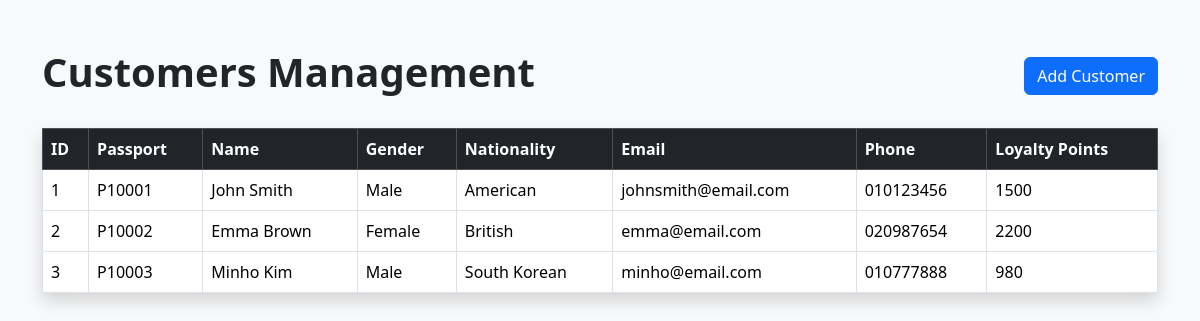
The app's page /customers/view_customers.php with its own data.
### tables this page shows
CREATE TABLE Customer (
    customer_id INT AUTO_INCREMENT PRIMARY KEY,

    passport_number VARCHAR(30) UNIQUE NOT NULL,

    first_name VARCHAR(50) NOT NULL,

    last_name VARCHAR(50) NOT NULL,

    gender ENUM(
        'Male',
        'Female',
        'Other'
    ),

    nationality VARCHAR(50),

    date_of_birth DATE,

    phone_number VARCHAR(20),

    email VARCHAR(100),

    address TEXT,

    emergency_contact VARCHAR(100),

    loyalty_points INT DEFAULT 0,

    created_at TIMESTAMP DEFAULT CURRENT_TIMESTAMP
);

### customers/view_customers.php (the view, shortened to what this page needs)
<?php
include("../config/db.php");
$query = "SELECT * FROM Customer";
$result = mysqli_query($conn, $query);
?>
<!DOCTYPE html>
<html>
<head>
    <link href="https://cdn.jsdelivr.net/npm/bootstrap@5.3.3/dist/css/bootstrap.min.css" rel="stylesheet">
</head>
<body class="bg-light">
<div class="container mt-5">
    <div class="d-flex justify-content-between align-items-center mb-4">
        <h1 class="fw-bold">
            Customers Management
        </h1>
        <a href="add_customer.php"
           class="btn btn-primary">
            Add Customer
        </a>
    </div>
    <table class="table table-bordered table-hover shadow bg-white">
        <thead class="table-dark">
        <tr>
            <th>ID</th>
            <th>Passport</th>
            <th>Name</th>
            <th>Gender</th>
            <th>Nationality</th>
            <th>Email</th>
            <th>Phone</th>
            <th>Loyalty Points</th>
        </tr>
        </thead>
        <tbody>
        <?php while($row = mysqli_fetch_assoc($result)) { ?>
        <tr>
            <td>
                <?php echo $row['customer_id']; ?>
            </td>
            <td>
                <?php echo $row['passport_number']; ?>
            </td>
            <td>
                <?php echo $row['first_name']; ?>
                <?php echo $row['last_name']; ?>
            </td>
            <td>
                <?php echo $row['gender']; ?>
            </td>
            <td>
                <?php echo $row['nationality']; ?>
            </td>
            <td>
                <?php echo $row['email']; ?>
            </td>
            <td>
                <?php echo $row['phone_number']; ?>
            </td>
            <td>
                <?php echo $row['loyalty_points']; ?>
            </td>
        </tr>
        <?php } ?>
        </tbody>
    </table>
</div>
</body>
</html>

### records on screen
customer: customer_id "1", passport_number "P10001", first_name "John", last_name "Smith", gender "Male", nationality "American", email "johnsmith@email.com", phone_number "010123456", loyalty_points "1500"
customer: customer_id "2", passport_number "P10002", first_name "Emma", last_name "Brown", gender "Female", nationality "British", email "emma@email.com", phone_number "020987654", loyalty_points "2200"
customer: customer_id "3", passport_number "P10003", first_name "Minho", last_name "Kim", gender "Male", nationality "South Korean", email "minho@email.com", phone_number "010777888", loyalty_points "980"
